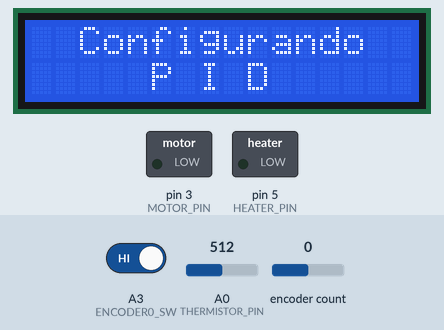
A sketch run on a simulated Arduino Uno, built with avr-gcc and run on an emulated ATmega328P. Shown: 16×2 character LCD, switched loads named in the sketch (green lamp = pin HIGH). The test bench sets the inputs (shaded band); at power-on: A3 (ENCODER0_SW) HIGH, A0 (THERMISTOR_PIN) = 512, encoder count 0. What the sketch prints to the serial monitor is not drawn.

Above: at 1.3 s.
At 3.4 s:
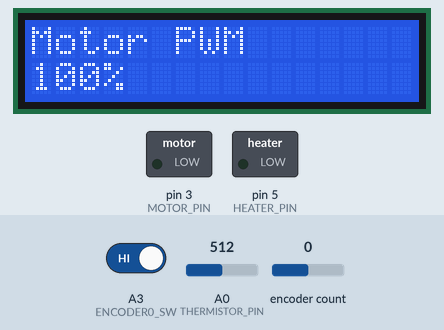
3.5 s: A3 (ENCODER0_SW) driven LOW
6.4 s: A0 (THERMISTOR_PIN) set to 900
At 6.68 s:
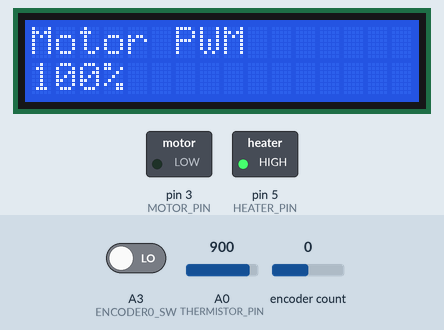
8.1 s: encoder count set to 1
11.1 s: encoder count set to 0
At 11.31 s:
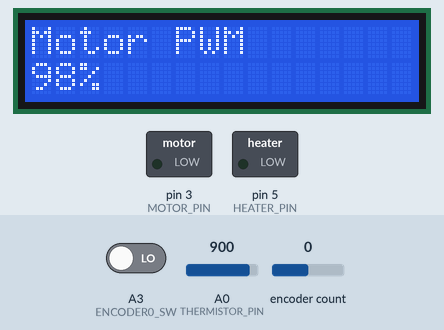
12.6 s: A0 (THERMISTOR_PIN) set to 802
14.3 s: A0 (THERMISTOR_PIN) set to 789
Timing chart, 0 to 17.0 s (numbered marks = the images above; inputs shaded):
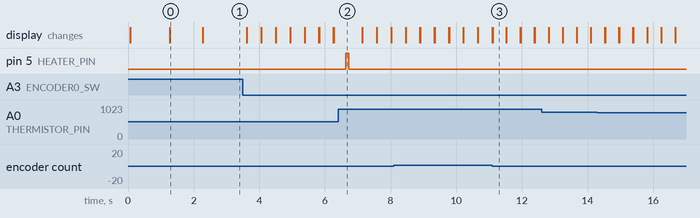

Measured:
- after the input at 6.4 s, pin 5 (HEATER_PIN): LOW → HIGH after 0.23 s, → LOW 0.10 s later
- after the input at 11.1 s, the display: changes at once (image 3)
- what the display in image 0 shows lasts 1.0 s, from 1.3 s to 2.3 s
- what the display in image 3 shows lasts 0.4 s, from 11.1 s to 11.5 s

The sketch:

Firmware.ino
```cpp
// (licence header left out)
// Libraries:
#include <LiquidCrystal.h>
#include <Bounce2.h>
#include <PID_v1.h>
#include <Encoder.h>

//#define DEBUGMODE 1

#define FW_VER "V1.3.6 - Encoder"
#define ABS_TEMP 220
#define PLA_TEMP 180
#define PET_TEMP 220

#define THERMISTOR_PIN A0
#define MOTOR_PIN 3
#define HEATER_PIN 5
#define ENCODER0_SW A3
#define ENCODER0_A A1
#define ENCODER0_B A2

#define TEMP_SAMPLES 10
#define MAX_TEMP 280
#define MIN_TEMP_DIFF_MOTOR 15
#define MIN_EXTRUSION_TEMP 160

#define NUMTEMPS 20
short temptable[NUMTEMPS][2] = {
  {1, 841},
  {54, 255},
  {107, 209},
  {160, 184},
  {213, 166},
  {266, 153},
  {319, 142},
  {372, 132},
  {425, 124},
  {478, 116},
  {531, 108},
  {584, 101},
  {637, 93},
  {690, 86},
  {743, 78},
  {796, 70},
  {849, 61},
  {902, 50},
  {955, 34},
  {1008, 3}
};


// Globals

int debugTemp = 165;
int incrementRate = 5;
int tempSet = 0;
int rpmSet = 255;
int actualTemp = 0;
int sample = 0;
int tempArray[TEMP_SAMPLES];
int EncSWLastState = 1;
int animState = 0;
long timertemp = 0;
long btmillis = 500;
long encoder0OldPos  = -999;
bool heaterOn = false;
bool motorOn = false;
bool menuState = false;


// PID
double Input, Output;
double Setpoint;
int NewSetpoint;
//Define the aggressive and conservative Tuning Parameters
double aggKp=4, aggKi=0.2, aggKd=1;
double consKp=1, consKi=0.05, consKd=0.25;
//Timer
int WindowSize = 400;
unsigned long windowStartTime;

//Specify the links and initial tuning parameters
PID heaterPID(&Input, &Output, &Setpoint, consKp, consKi, consKd, DIRECT);

// initialize the library with the numbers of the interface pins
LiquidCrystal lcd(12, 11, 9, 8, 7, 6);

Bounce btEncoder = Bounce();

Encoder E0(ENCODER0_A, ENCODER0_B);

void setup() {
  pinMode(HEATER_PIN, OUTPUT);
  pinMode(MOTOR_PIN, OUTPUT);

  btEncoder.attach(ENCODER0_SW);
  btEncoder.interval(100);

  pinMode(ENCODER0_SW, INPUT);
  digitalWrite(ENCODER0_SW, HIGH);

  pinMode(ENCODER0_A, INPUT);
  digitalWrite(ENCODER0_A, HIGH);

  pinMode(ENCODER0_B, INPUT);
  digitalWrite(ENCODER0_B, HIGH);

  digitalWrite(HEATER_PIN, heaterOn);
  digitalWrite(MOTOR_PIN, motorOn);
  Serial.begin(9600);


  // set up the LCD's number of columns and rows:
  lcd.begin(16, 2);
  lcd.setCursor(0, 0);
  // Print a message to the LCD.
  lcd.print("FilaExt");
  lcd.setCursor(0, 1);
  lcd.print(FW_VER);
  delay(1200);
  lcd.clear();
  windowStartTime = millis();
  PIDsetup();

  Serial.print("OK");

}

void loop() {

  btEncoder.update();

  long newPosition = E0.read();
  if ( newPosition !=  encoder0OldPos ) {

    if ( menuState == false )
    {
      if (newPosition >  encoder0OldPos)
        temp_up();
      else
        temp_down();
    }
    else if ( menuState == true )
    {
      if ( newPosition >  encoder0OldPos )
        rpm_up();
      else
        rpm_down();

    }
  encoder0OldPos = newPosition;
}

  #ifdef DEBUGMODE
    char incomingByte;
    char bufferc[] = {' ',' ',' ',' ',' '};
    if (Serial.available())
    {
        Serial.readBytesUntil('\n', bufferc, 5);
        debugTemp = constrain(atoi(bufferc),0,MAX_TEMP);
    }
  #endif

  AquireTempSamples();


  if ( menuState == 0 )
    SetTemp();
  else
    RpmControl();

  RunPID();

  if ( motorOn )
    analogWrite(MOTOR_PIN, rpmSet);
  else
    digitalWrite(MOTOR_PIN, LOW);

  int SWState =  btEncoder.read();

  if ( SWState == 0 && EncSWLastState != SWState )
  {
    menuState = !menuState;
    EncSWLastState = SWState;

  } else {

    EncSWLastState = 1;
  }


}

void RunPID()
{
  Setpoint = tempSet;
  Input = actualTemp;

  double gap = abs(Setpoint - Input); //distance away from setpoint
  printDebugData("Gap: " + String(gap));
  if (gap < 10)
  { //we're close to setpoint, use conservative tuning parameters
    printDebugData("PID MODE: Conservative");
    heaterPID.SetTunings(consKp, consKi, consKd);
  }
  else
  {
    printDebugData("PID MODE: Aggressive");
    //we're far from setpoint, use aggressive tuning parameters
    heaterPID.SetTunings(aggKp, aggKi, aggKd);
  }

  heaterPID.Compute();

  unsigned long now = millis();
  if(now - windowStartTime>WindowSize)
  { //time to shift the Relay Window
    windowStartTime += WindowSize;
  }

  if(Output > now - windowStartTime)
  {
    digitalWrite(HEATER_PIN,HIGH);
    heaterOn = true ;
  }
  else
  {
    digitalWrite(HEATER_PIN,LOW);
    heaterOn = false;
  }

}

void RpmControl()
{

  lcd.setCursor(0, 0);
  lcd.print("Motor PWM");
  lcd.print("        ");
  lcd.setCursor(0, 1);
  lcd.print((rpmSet * 100) / 255);
  lcd.print("%                ");

}

void printDebugData(String data)
{
  #ifdef DEBUGMODE
    //Serial.println(data);
    //delay(400);
  #endif
}

void SetTemp()
{


  if ( sample >= TEMP_SAMPLES && abs(millis() - timertemp) > 100)
  {
    lcd.setCursor(0, 0);
    actualTemp = getTemp();
    String tempStr = String("Temp ");
    tempStr += actualTemp ;
    tempStr += "/" +  String(tempSet);
    //module.clearDisplay();
    lcd.print(tempStr);
    lcd.print("        ");
    lcd.setCursor(0, 1);
    char c = animate();
    lcd.print("Heat:");
    lcd.print(( heaterOn ? c : '-'));
    lcd.print(" Mot:");
    lcd.print(( motorOn ? c : '-'));
    lcd.print("        ");
    if ( abs(tempSet - actualTemp) > MIN_TEMP_DIFF_MOTOR || actualTemp < MIN_EXTRUSION_TEMP ) {
      motorOn = false;
    }
    else if ( ( abs(tempSet - actualTemp)  <= MIN_TEMP_DIFF_MOTOR && actualTemp >= MIN_EXTRUSION_TEMP ))
    {
      motorOn = true;
    }
    sample = 0;
    timertemp = millis();
  }

}


void AquireTempSamples()
{

  if (sample < TEMP_SAMPLES )
  {
    tempArray[sample] = read_temp();
    sample++;
  }

}


char animate()
{
  char c;
  switch(animState)
  {
    case 0:
          c = '|';
          break;
    case 1:
          c = '/';
          break;
    case 2:
          c = '-';
          break;
    case 3:
          c = 92;
          animState = -1;
          break;

  }
  animState++;
  return c;

}
int getTemp()
{
  int auxTemp = 0;
  for ( int i = 0; i < TEMP_SAMPLES; i++)
  {
    //Serial.println(tempArray[i]);
    auxTemp += tempArray[i];
  }

  /*Serial.print("T:");
    Serial.println(auxTemp / TEMP_SAMPLES);*/

#ifdef DEBUGMODE
  return debugTemp;
#else
  return auxTemp / TEMP_SAMPLES;
#endif

}
void temp_up()
{

  if ( millis() -  btmillis > incrementRate && tempSet < MAX_TEMP )
  {
    tempSet += 1;
    btmillis = millis();
  }
}

void temp_down()
{
  if (  millis() - btmillis > incrementRate && tempSet > 0 )
  {
    tempSet -= 1;
    btmillis = millis();
  }
}


void rpm_down()
{
  if (  millis() - btmillis > incrementRate && rpmSet > 0 )
  {
    rpmSet -= 5;
    btmillis = millis();
  }
}


void rpm_up()
{

  if ( millis() -  btmillis > incrementRate && rpmSet < 255 )
  {
    rpmSet += 5;
    btmillis = millis();
  }
}


int read_temp()
{
  int rawtemp = analogRead(THERMISTOR_PIN);
  int current_celsius = 0;

  byte i;
  for (i = 1; i < NUMTEMPS; i++)
  {
    if (temptable[i][0] > rawtemp)
    {
      int realtemp  = temptable[i - 1][1] + (rawtemp - temptable[i - 1][0]) * (temptable[i][1] - temptable[i - 1][1]) / (temptable[i][0] - temptable[i - 1][0]);

      if (realtemp > 255)
        realtemp = 255;

      current_celsius = realtemp;

      break;
    }
  }

  // Overflow: We just clamp to 0 degrees celsius
  if (i == NUMTEMPS)
    current_celsius = 0;

  return current_celsius;
}

void PIDsetup() {
  lcd.setCursor(0, 0);
  lcd.print("  Configurando ");
  lcd.setCursor(0, 1);
  lcd.print("     P I D    ");
  delay(1000);
  //analogReference(EXTERNAL);
  for (int i = 0; i < TEMP_SAMPLES; i++)
    AquireTempSamples();

  //Timer
  windowStartTime = millis();

  heaterPID.SetOutputLimits(0, WindowSize);//tell the PID to range between 0 and the full window size
  //inizializzo le variabili
  Input = getTemp();
  printDebugData("Temp: " + String(Input));
  heaterPID.SetMode(AUTOMATIC);
}
```
